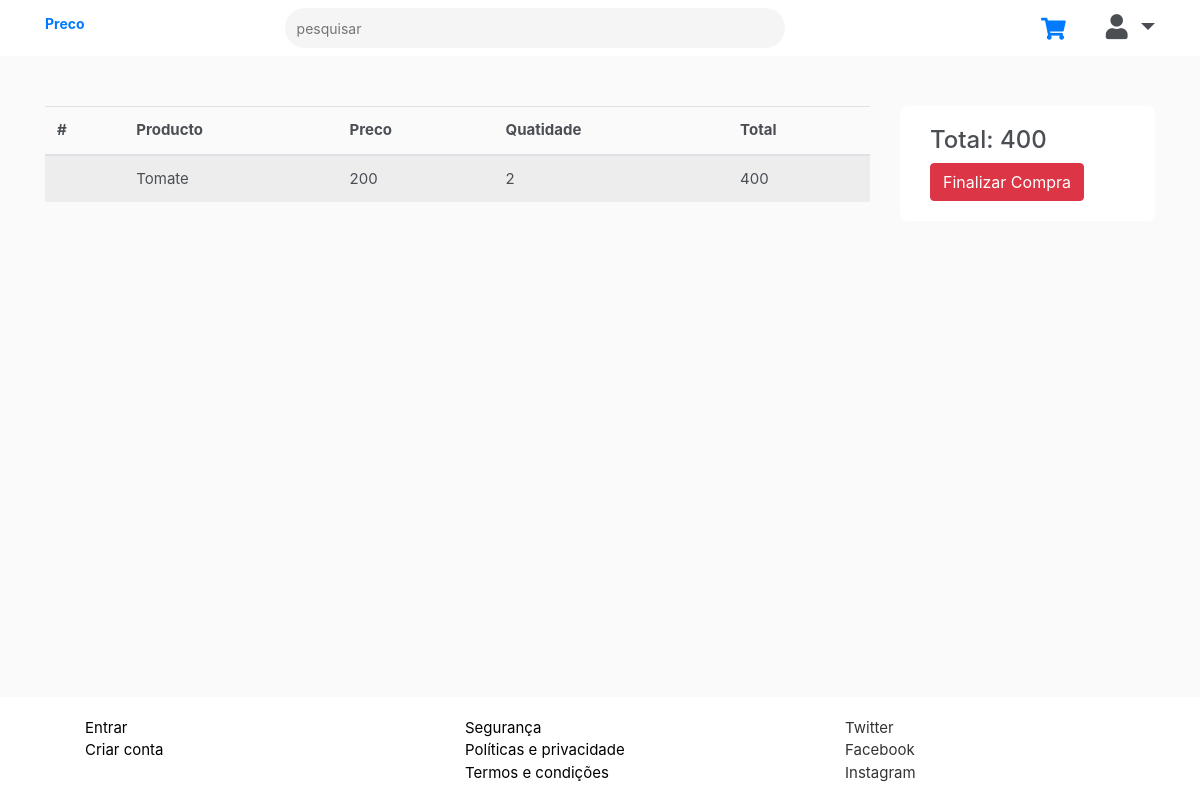
The page /order_summary (signed in) on the database as committed earlier.
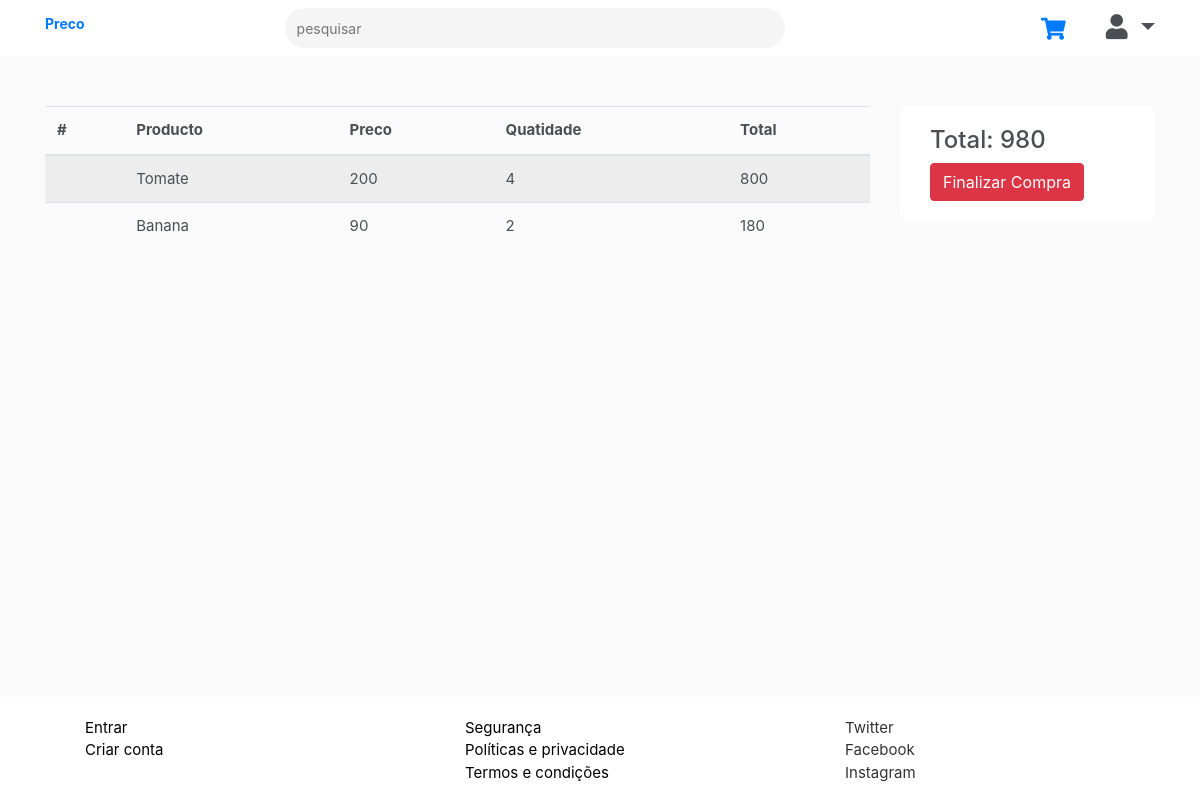
The same page on the database as committed later.
### dashboard/models.py (models this page shows, shortened)
class OrderProduct(models.Model):
    user = models.ForeignKey(User, on_delete=models.CASCADE)
    ordered = models.BooleanField(default=False)
    product = models.ForeignKey(Product, on_delete=models.CASCADE)
    quantity = models.IntegerField(default=1)
    def get_total_product_price(self):
        return self.quantity * self.product.price
    def get_final_product_price(self):
        return self.get_total_product_price()

class Product(models.Model):
    name = models.CharField(max_length=30, blank=True)
    categories = models.ForeignKey(Category, on_delete=models.CASCADE)
    price = models.IntegerField()
    description = models.TextField(max_length=30, blank=True)
    company = models.ForeignKey(Company, on_delete=models.CASCADE)
    discount = models.CharField(max_length=30, blank=True)

class Order(models.Model):
    user = models.ForeignKey(User, on_delete=models.CASCADE)
    product = models.ManyToManyField(OrderProduct)
    start_date = models.DateTimeField(auto_now_add=True)
    ordered = models.BooleanField(default=False)
    def get_total(self):
        total = 0
        for order_product in self.product.all():
            total += order_product.get_final_product_price()
        return total

### price/views.py (the view)
# urls.py: path('order_summary', views.OrderSummary.as_view(),
class OrderSummary(View):
    def get(self, *args, **kwargs):
        try:
            order = Order.objects.get(user=self.request.user, ordered=False)
            context = {
                'object': order
            }
            return render(self.request, 'order_summary.html', context)
        except ObjectDoesNotExist:
            messages.error(self.request, "You do not hava an active order")
            return redirect('product')

### price/templates/order_summary.html (shortened to what this page needs)
{% extends "price/layout/base.html" %}
{% load staticfiles %}
{% load staticfiles %}
{% block styles %}
<link rel="stylesheet" href="{% static 'stylesheet/main.css' %}">
<link rel="stylesheet" href="https://use.fontawesome.com/releases/v5.7.2/css/all.css">
{% endblock %}
{% block content %}
<main>
{% include "price/layout/navegation.html" %}
    <div class="container">
        <div class="row">
<div class="col-md-9">
    <table class="table table-striped">
  <thead>
    <tr>
      <th scope="col">#</th>
      <th scope="col">Producto</th>
      <th scope="col">Preco</th>
      <th scope="col">Quatidade</th>
      <th scope="col">Total</th>
    </tr>
  </thead>
  <tbody>
  {% for order_product in object.product.all %}
    <tr>
      <th scope="row"></th>
      <td>{{ order_product.product.name }}</td>
      <td>{{ order_product.product.price }}</td>
      <td>{{ order_product.quantity }}</td>
      <td>{{ order_product.get_total_product_price  }}</td>
    </tr>
    {% endfor %}
  </tbody>
</table>
  </div>
          <div class="col-md-3">
              <div class="summary">
                  <h4>Total: {{ object.get_total }}</h4>
                <button class="btn btn-danger">Finalizar Compra</button>
              </div>
          </div>
    </div>
</div>
</main>
{% include "price/layout/footer.html" %}
{% endblock %}

Rows that differ between the two databases and show on the page:
changed OrderProduct "Tomate": quantity "2" → "4"; get_total_product_price "400" → "800"
added OrderProduct: product.name "Banana", product.price "90", quantity "2", get_total_product_price "180"
changed through a linked row, Order: get_total "400" → "980"
